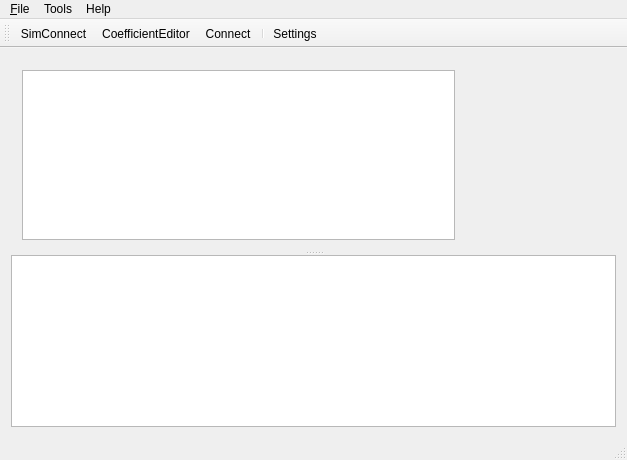
<?xml version="1.0" encoding="UTF-8"?>
<ui version="4.0">
 <class>MainWindow</class>
 <widget class="QMainWindow" name="MainWindow">
  <property name="geometry">
   <rect>
    <x>0</x>
    <y>0</y>
    <width>627</width>
    <height>460</height>
   </rect>
  </property>
  <property name="windowTitle">
   <string>SimConnect Enforcer</string>
  </property>
  <widget class="QWidget" name="centralWidget">
   <layout class="QVBoxLayout" name="verticalLayout">
    <item>
     <widget class="QSplitter" name="splitter">
      <property name="orientation">
       <enum>Qt::Vertical</enum>
      </property>
      <widget class="QWidget" name="layoutWidget">
       <layout class="QHBoxLayout" name="horizontalLayout" stretch="3,1">
        <item>
         <widget class="LoggingConsole" name="loggingConsole">
          <property name="readOnly">
           <bool>true</bool>
          </property>
         </widget>
        </item>
        <item>
         <widget class="UIVector" name="vectorDisplay" native="true"/>
        </item>
       </layout>
      </widget>
      <widget class="SerialConsole" name="serialConsole"/>
     </widget>
    </item>
   </layout>
  </widget>
  <widget class="QMenuBar" name="menubar">
   <property name="geometry">
    <rect>
     <x>0</x>
     <y>0</y>
     <width>627</width>
     <height>22</height>
    </rect>
   </property>
   <widget class="QMenu" name="menuCalls">
    <property name="title">
     <string>&amp;File</string>
    </property>
    <addaction name="actionSimConnect"/>
    <addaction name="actionConnectSerialPort"/>
    <addaction name="actionSaveCoefficients"/>
    <addaction name="actionLoadCoefficients"/>
    <addaction name="separator"/>
    <addaction name="actionQuit"/>
   </widget>
   <widget class="QMenu" name="menuTools">
    <property name="title">
     <string>Tools</string>
    </property>
    <addaction name="actionSettings"/>
    <addaction name="actionClear"/>
   </widget>
   <widget class="QMenu" name="menuHelp">
    <property name="title">
     <string>Help</string>
    </property>
    <addaction name="actionAbout"/>
    <addaction name="actionAboutQt"/>
   </widget>
   <addaction name="menuCalls"/>
   <addaction name="menuTools"/>
   <addaction name="menuHelp"/>
  </widget>
  <widget class="QToolBar" name="mainToolBar">
   <attribute name="toolBarArea">
    <enum>TopToolBarArea</enum>
   </attribute>
   <attribute name="toolBarBreak">
    <bool>false</bool>
   </attribute>
   <addaction name="actionSimConnect"/>
   <addaction name="actionCoefficientEditor"/>
   <addaction name="actionConnectSerialPort"/>
   <addaction name="separator"/>
   <addaction name="actionSettings"/>
  </widget>
  <widget class="QStatusBar" name="statusbar"/>
  <action name="actionAbout">
   <property name="icon">
    <iconset resource="resources.qrc">
     <normaloff>:/icons/resources/icons/feather/info.svg</normaloff>:/icons/resources/icons/feather/info.svg</iconset>
   </property>
   <property name="text">
    <string>&amp;About</string>
   </property>
   <property name="toolTip">
    <string>About program</string>
   </property>
  </action>
  <action name="actionAboutQt">
   <property name="icon">
    <iconset resource="resources.qrc">
     <normaloff>:/icons/resources/icons/feather/info.svg</normaloff>:/icons/resources/icons/feather/info.svg</iconset>
   </property>
   <property name="text">
    <string>About Qt</string>
   </property>
  </action>
  <action name="actionConnectSerialPort">
   <property name="checkable">
    <bool>true</bool>
   </property>
   <property name="icon">
    <iconset resource="resources.qrc">
     <normaloff>:/icons/resources/icons/feather/terminal.svg</normaloff>:/icons/resources/icons/feather/terminal.svg</iconset>
   </property>
   <property name="text">
    <string>C&amp;onnect</string>
   </property>
   <property name="toolTip">
    <string>Connect to serial port</string>
   </property>
  </action>
  <action name="actionSettings">
   <property name="icon">
    <iconset resource="resources.qrc">
     <normaloff>:/icons/resources/icons/feather/settings.svg</normaloff>:/icons/resources/icons/feather/settings.svg</iconset>
   </property>
   <property name="text">
    <string>&amp;Settings</string>
   </property>
  </action>
  <action name="actionClear">
   <property name="icon">
    <iconset resource="resources.qrc">
     <normaloff>:/icons/resources/icons/feather/refresh-ccw.svg</normaloff>:/icons/resources/icons/feather/refresh-ccw.svg</iconset>
   </property>
   <property name="text">
    <string>C&amp;lear</string>
   </property>
   <property name="toolTip">
    <string>Clear data</string>
   </property>
  </action>
  <action name="actionQuit">
   <property name="icon">
    <iconset resource="resources.qrc">
     <normaloff>:/icons/resources/icons/feather/log-out.svg</normaloff>:/icons/resources/icons/feather/log-out.svg</iconset>
   </property>
   <property name="text">
    <string>&amp;Quit</string>
   </property>
   <property name="shortcut">
    <string>Ctrl+Q</string>
   </property>
  </action>
  <action name="actionSimConnect">
   <property name="checkable">
    <bool>true</bool>
   </property>
   <property name="icon">
    <iconset resource="resources.qrc">
     <normaloff>:/icons/resources/icons/feather/toggle-left.svg</normaloff>
     <normalon>:/icons/resources/icons/feather/toggle-right.svg</normalon>:/icons/resources/icons/feather/toggle-left.svg</iconset>
   </property>
   <property name="text">
    <string>SimConnect</string>
   </property>
   <property name="toolTip">
    <string>SimConnect</string>
   </property>
   <property name="menuRole">
    <enum>QAction::NoRole</enum>
   </property>
  </action>
  <action name="actionCoefficientEditor">
   <property name="icon">
    <iconset resource="resources.qrc">
     <normaloff>:/icons/resources/icons/feather/activity.svg</normaloff>:/icons/resources/icons/feather/activity.svg</iconset>
   </property>
   <property name="text">
    <string>CoefficientEditor</string>
   </property>
   <property name="menuRole">
    <enum>QAction::NoRole</enum>
   </property>
  </action>
  <action name="actionSaveCoefficients">
   <property name="icon">
    <iconset resource="resources.qrc">
     <normaloff>:/icons/resources/icons/feather/save.svg</normaloff>:/icons/resources/icons/feather/save.svg</iconset>
   </property>
   <property name="text">
    <string>SaveCoefficients</string>
   </property>
   <property name="menuRole">
    <enum>QAction::NoRole</enum>
   </property>
  </action>
  <action name="actionLoadCoefficients">
   <property name="icon">
    <iconset resource="resources.qrc">
     <normaloff>:/icons/resources/icons/feather/book-open.svg</normaloff>:/icons/resources/icons/feather/book-open.svg</iconset>
   </property>
   <property name="text">
    <string>LoadCoefficients</string>
   </property>
   <property name="menuRole">
    <enum>QAction::NoRole</enum>
   </property>
  </action>
 </widget>
 <layoutdefault spacing="6" margin="11"/>
 <customwidgets>
  <customwidget>
   <class>UIVector</class>
   <extends>QWidget</extends>
   <header>uivector.h</header>
   <container>1</container>
  </customwidget>
  <customwidget>
   <class>LoggingConsole</class>
   <extends>QPlainTextEdit</extends>
   <header>logging_console.h</header>
  </customwidget>
  <customwidget>
   <class>SerialConsole</class>
   <extends>QPlainTextEdit</extends>
   <header>serial_console.h</header>
  </customwidget>
 </customwidgets>
 <resources>
  <include location="resources.qrc"/>
 </resources>
 <connections/>
</ui>
